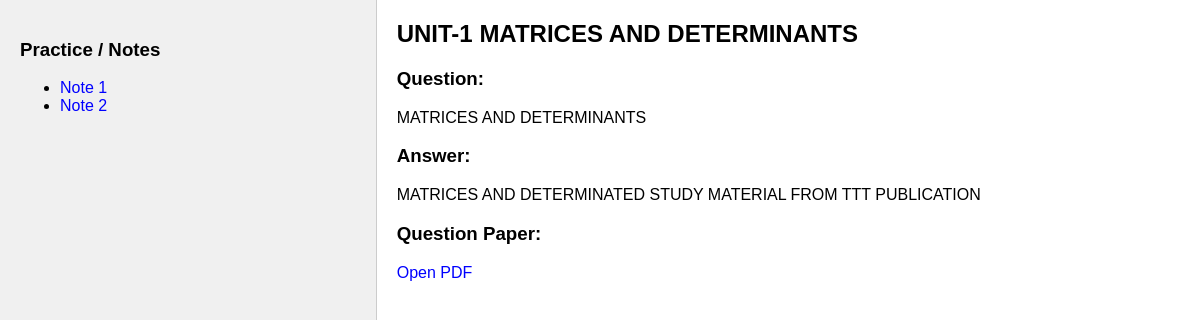
Page /student/dcet/2 (signed in) on the committed database.
### models.py (models this page shows)
class DCETMaterial(db.Model):
    id = db.Column(db.Integer, primary_key=True)
    subject_id = db.Column(db.Integer, db.ForeignKey('subject.id'), nullable=False)
    title = db.Column(db.String(200), nullable=False)
    question = db.Column(db.Text, nullable=False)
    answer = db.Column(db.Text, nullable=True)
    qp_file = db.Column(db.String(200), nullable=True)

### routes/student_routes.py (the view)
@student.route('/student/dcet/<int:material_id>')
def student_dcet(material_id):
    if 'student_id' not in session:
        return redirect('/login')
    material = DCETMaterial.query.get_or_404(material_id)
    return render_template('student_dcet.html', material=material)

### app.py (called while the page is built)
@app.after_request
def add_header(response):
    response.headers["Cache-Control"] = "no-cache, no-store, must-revalidate"
    response.headers["Pragma"] = "no-cache"
    response.headers["Expires"] = "0"
    return response

### templates/student_dcet.html (shortened to what this page needs)
<!DOCTYPE html>
<html>
<head>
</head>
<body>
    <div class="container">
        <div class="left">
            <h3>Practice / Notes</h3>
            <ul>
                <li><a href="#">Note 1</a></li>
                <li><a href="#">Note 2</a></li>
            </ul>
        </div>
        <div class="right">
            <h2>{{ material.title }}</h2>
            <h3>Question:</h3>
            <p>{{ material.question }}</p>
            {% if material.answer %}
            <h3>Answer:</h3>
            <p>{{ material.answer }}</p>
            {% endif %}
            {% if material.qp_file %}
            <h3>Question Paper:</h3>
            <a href="{{ url_for('static', filename='uploads/' ~ material.qp_file.split('/')[-1]) }}" target="_blank">Open PDF</a>
            {% endif %}
        </div>
    </div>
</body>
</html>

### templates/student_dcet.html (style rules this page uses)
body { font-family: Arial,'Poppins', sans-serif; margin: 0; }
.container { display: flex; height: 100vh; }
.left, .right { padding: 20px; overflow-y: auto; }
.left { width: 30%; background-color: #f0f0f0; border-right: 1px solid #ccc; }
.right { width: 70%; }
h2 { margin-top: 0; }
a { text-decoration: none; color: blue; }

### rows in the picture
DCETMaterial: title "UNIT-1 MATRICES AND DETERMINANTS", question "MATRICES AND DETERMINANTS", answer "MATRICES AND DETERMINATED STUDY MATERIAL FROM TTT PUBLICATION"
